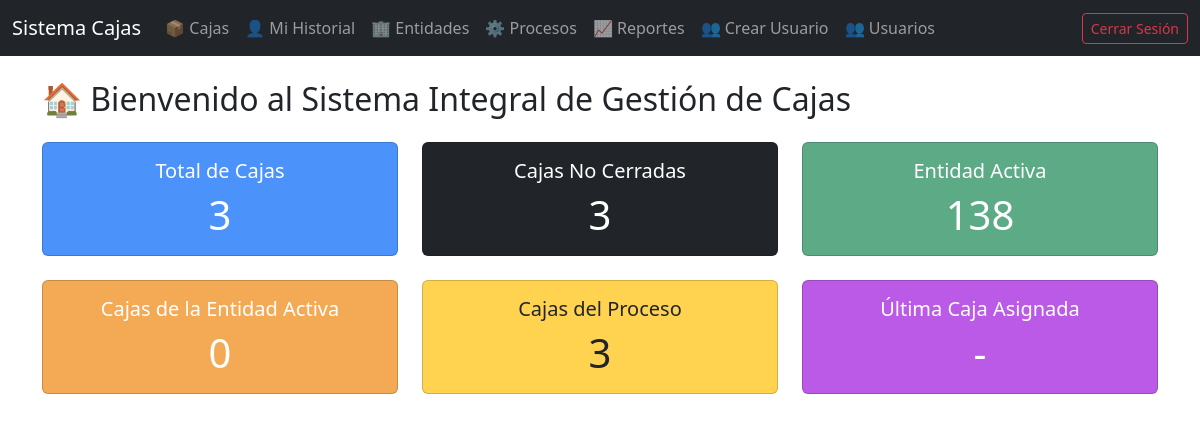
Before: / (signed in) with the older database file.
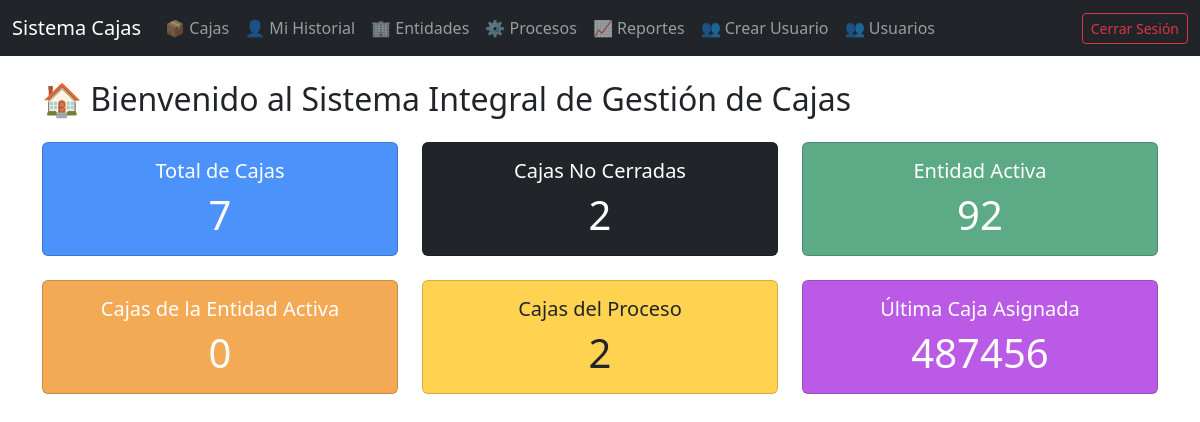
After: the same page with the newer database file.
### entidades/models.py (models this page shows, shortened)
class Entidad(models.Model):
    nombre = models.CharField(max_length=100)
    proceso = models.ForeignKey(Proceso, on_delete=models.CASCADE)
    activa = models.BooleanField(default=False)

### cajas/models.py (models this page shows, shortened)
class Caja(models.Model):
    numero = models.CharField(max_length=20, unique=True)
    entidad = models.ForeignKey(Entidad, on_delete=models.SET_NULL, null=True, blank=True)
    responsable = models.ForeignKey(Usuario, on_delete=models.SET_NULL, null=True, blank=True)
    fecha_asignacion = models.DateField(null=True, blank=True)
    fecha_finalizacion = models.DateField(null=True, blank=True)

### cajas/views.py (the view)
# urls.py: path('', inicio, name='inicio'),
@login_required
def inicio(request):
    total_cajas = Caja.objects.count()
    total_cajas_abiertas = Caja.objects.filter(fecha_finalizacion__isnull=True).count()  # ✅ Solo abiertas
    entidad_activa = Entidad.objects.filter(activa=True).first()
    if entidad_activa:
        cajas_entidad_activa = Caja.objects.filter(
            entidad=entidad_activa,
            fecha_finalizacion__isnull=True,
        ).count()
        cajas_proceso = Caja.objects.filter(
            entidad__proceso=entidad_activa.proceso,
            fecha_finalizacion__isnull=True,
        ).count()
    else:
        cajas_entidad_activa = 0
        cajas_proceso = 0
    ultima_caja = (
        Caja.objects.filter(responsable=request.user)
        .order_by('-fecha_asignacion')
        .first()
    )
    context = {
        'total_cajas': total_cajas,
        'total_cajas_abiertas': total_cajas_abiertas,
        'entidad_activa': entidad_activa,
        'cajas_entidad_activa': cajas_entidad_activa,
        'cajas_proceso': cajas_proceso,
        'ultima_caja': ultima_caja,
    }
    return render(request, 'inicio.html', context)

### templates/inicio.html (shortened to what this page needs)
{% extends 'base.html' %}
{% block content %}
<h2 class="mb-4">🏠 Bienvenido al Sistema Integral de Gestión de Cajas</h2>
<div class="row row-cols-1 row-cols-md-3 g-4 mb-4">
    <div class="col">
        <div class="card text-white bg-primary h-100">
            <div class="card-body text-center">
                <h5 class="card-title">Total de Cajas</h5>
                <p class="display-6 m-0">{{ total_cajas }}</p>
            </div>
        </div>
    </div>
    <div class="col">
        <div class="card text-white bg-dark h-100">
            <div class="card-body text-center">
                <h5 class="card-title">Cajas No Cerradas</h5>
                <p class="display-6 m-0">{{ total_cajas_abiertas }}</p>
            </div>
        </div>
    </div>
    <div class="col">
        <div class="card text-white bg-success h-100">
            <div class="card-body text-center">
                <h5 class="card-title">Entidad Activa</h5>
                <p class="display-6 m-0">{{ entidad_activa.nombre|default:'-' }}</p>
            </div>
        </div>
    </div>
    <div class="col">
        <div class="card text-white bg-info h-100">
            <div class="card-body text-center">
                <h5 class="card-title">Cajas de la Entidad Activa</h5>
                <p class="display-6 m-0">{{ cajas_entidad_activa }}</p>
            </div>
        </div>
    </div>
    <div class="col">
        <div class="card text-dark bg-warning h-100">
            <div class="card-body text-center">
                <h5 class="card-title">Cajas del Proceso</h5>
                <p class="display-6 m-0">{{ cajas_proceso }}</p>
            </div>
        </div>
    </div>
    <div class="col">
        <div class="card text-white bg-secondary h-100">
            <div class="card-body text-center">
                <h5 class="card-title">Última Caja Asignada</h5>
                <p class="display-6 m-0">{{ ultima_caja.numero|default:'-' }}</p>
            </div>
        </div>
    </div>
</div>
{% endblock %}

Changed rows visible on the page:
no longer on this page (row edited): Entidad: nombre "138"
now on this page (row edited): Entidad: nombre "92"
added Caja: numero "487456"
Other visible differences:
{{ total_cajas }}: "3" → "7"
{{ total_cajas_abiertas }}: "3" → "2"
{{ cajas_proceso }}: "3" → "2"
{{ ultima_caja.numero|default:'-' }}: "-" → (not shown)
